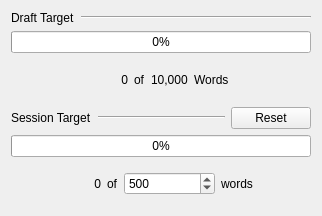
<?xml version="1.0" encoding="UTF-8"?>
<ui version="4.0">
 <class>targets</class>
 <widget class="QWidget" name="targets">
  <property name="geometry">
   <rect>
    <x>0</x>
    <y>0</y>
    <width>322</width>
    <height>216</height>
   </rect>
  </property>
  <property name="windowTitle">
   <string>Project Targets</string>
  </property>
  <property name="windowIcon">
   <iconset>
    <normaloff>../../../../../../../../../../home/icons/Moduskript/icon-64px.png</normaloff>../../../../../../../../../../home/icons/Moduskript/icon-64px.png</iconset>
  </property>
  <layout class="QVBoxLayout" name="verticalLayout_2">
   <item>
    <layout class="QVBoxLayout" name="verticalLayout">
     <item>
      <layout class="QHBoxLayout" name="horizontalLayout">
       <item>
        <widget class="QLabel" name="label">
         <property name="sizePolicy">
          <sizepolicy hsizetype="Minimum" vsizetype="Minimum">
           <horstretch>0</horstretch>
           <verstretch>0</verstretch>
          </sizepolicy>
         </property>
         <property name="text">
          <string>Draft Target</string>
         </property>
        </widget>
       </item>
       <item>
        <widget class="Line" name="line">
         <property name="sizePolicy">
          <sizepolicy hsizetype="Preferred" vsizetype="Maximum">
           <horstretch>1</horstretch>
           <verstretch>0</verstretch>
          </sizepolicy>
         </property>
         <property name="orientation">
          <enum>Qt::Horizontal</enum>
         </property>
        </widget>
       </item>
      </layout>
     </item>
    </layout>
   </item>
   <item>
    <widget class="QProgressBar" name="draft_progress_bar">
     <property name="value">
      <number>0</number>
     </property>
    </widget>
   </item>
   <item>
    <layout class="QHBoxLayout" name="horizontalLayout_4">
     <item>
      <widget class="QLabel" name="draft_wc_label">
       <property name="text">
        <string>0</string>
       </property>
       <property name="alignment">
        <set>Qt::AlignRight|Qt::AlignTrailing|Qt::AlignVCenter</set>
       </property>
      </widget>
     </item>
     <item>
      <widget class="QLabel" name="draft_of_label">
       <property name="sizePolicy">
        <sizepolicy hsizetype="Maximum" vsizetype="Preferred">
         <horstretch>0</horstretch>
         <verstretch>0</verstretch>
        </sizepolicy>
       </property>
       <property name="text">
        <string>of</string>
       </property>
      </widget>
     </item>
     <item>
      <widget class="QLabel" name="draft_goal_label">
       <property name="sizePolicy">
        <sizepolicy hsizetype="Maximum" vsizetype="Preferred">
         <horstretch>0</horstretch>
         <verstretch>0</verstretch>
        </sizepolicy>
       </property>
       <property name="text">
        <string>10,000</string>
       </property>
      </widget>
     </item>
     <item>
      <widget class="QLabel" name="label_8">
       <property name="text">
        <string>Words</string>
       </property>
      </widget>
     </item>
    </layout>
   </item>
   <item>
    <layout class="QHBoxLayout" name="horizontalLayout_2">
     <item>
      <widget class="QLabel" name="label_2">
       <property name="text">
        <string>Session Target</string>
       </property>
      </widget>
     </item>
     <item>
      <widget class="Line" name="line_2">
       <property name="sizePolicy">
        <sizepolicy hsizetype="Minimum" vsizetype="Fixed">
         <horstretch>1</horstretch>
         <verstretch>0</verstretch>
        </sizepolicy>
       </property>
       <property name="orientation">
        <enum>Qt::Horizontal</enum>
       </property>
      </widget>
     </item>
     <item>
      <widget class="QPushButton" name="session_reset">
       <property name="text">
        <string>Reset</string>
       </property>
      </widget>
     </item>
    </layout>
   </item>
   <item>
    <widget class="QProgressBar" name="session_progress_bar">
     <property name="value">
      <number>0</number>
     </property>
    </widget>
   </item>
   <item>
    <layout class="QHBoxLayout" name="horizontalLayout_3">
     <item>
      <widget class="QLabel" name="session_wc_label">
       <property name="text">
        <string>0</string>
       </property>
       <property name="alignment">
        <set>Qt::AlignRight|Qt::AlignTrailing|Qt::AlignVCenter</set>
       </property>
      </widget>
     </item>
     <item>
      <widget class="QLabel" name="label_3">
       <property name="sizePolicy">
        <sizepolicy hsizetype="Maximum" vsizetype="Preferred">
         <horstretch>0</horstretch>
         <verstretch>0</verstretch>
        </sizepolicy>
       </property>
       <property name="text">
        <string>of</string>
       </property>
      </widget>
     </item>
     <item>
      <widget class="QDoubleSpinBox" name="session_target">
       <property name="decimals">
        <number>0</number>
       </property>
       <property name="maximum">
        <double>99999999999999.000000000000000</double>
       </property>
       <property name="singleStep">
        <double>50.000000000000000</double>
       </property>
       <property name="value">
        <double>500.000000000000000</double>
       </property>
      </widget>
     </item>
     <item>
      <widget class="QLabel" name="label_5">
       <property name="text">
        <string>words</string>
       </property>
      </widget>
     </item>
    </layout>
   </item>
  </layout>
 </widget>
 <resources/>
 <connections/>
</ui>
